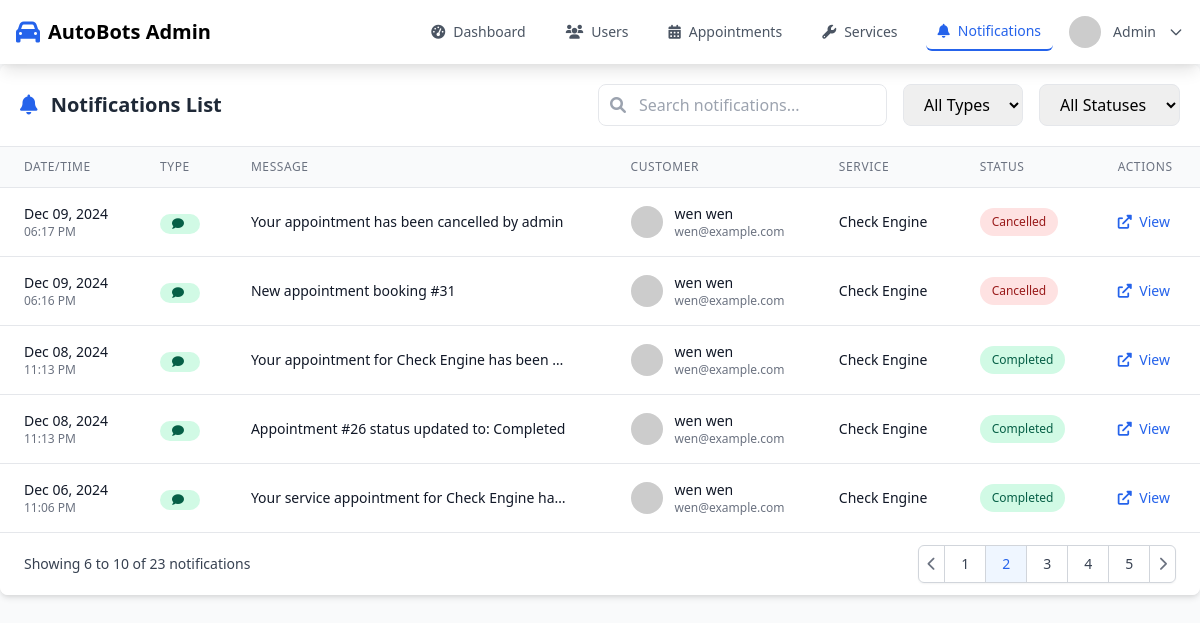
Page /notifications.php?page=2 (signed in) on the committed database.
### tables this page shows
CREATE TABLE `users` (
  `user_id` int(11) NOT NULL,
  `role` enum('admin','technician','customer') NOT NULL,
  `first_name` varchar(50) NOT NULL,
  `last_name` varchar(50) NOT NULL,
  `email` varchar(100) NOT NULL,
  `password` varchar(255) NOT NULL,
  `phone_number` varchar(15) NOT NULL,
  `created_at` timestamp NOT NULL DEFAULT current_timestamp(),
  `updated_at` timestamp NOT NULL DEFAULT current_timestamp() ON UPDATE current_timestamp(),
  `loyalty_points` int(11) DEFAULT 0,
  `notification_preferences` longtext DEFAULT NULL CHECK (json_valid(`notification_preferences`))
);

CREATE TABLE `notifications` (
  `notification_id` int(11) NOT NULL,
  `user_id` int(11) NOT NULL,
  `appointment_id` int(11) DEFAULT NULL,
  `message` text NOT NULL,
  `type` enum('email','sms') NOT NULL,
  `sent_at` datetime DEFAULT current_timestamp()
);

CREATE TABLE `appointments` (
  `appointment_id` int(11) NOT NULL,
  `user_id` int(11) NOT NULL,
  `vehicle_id` int(11) NOT NULL,
  `service_id` int(11) DEFAULT NULL,
  `technician_id` int(11) DEFAULT NULL,
  `appointment_date` datetime NOT NULL,
  `status` enum('pending','confirmed','in-progress','completed','cancelled') DEFAULT 'pending',
  `notes` text DEFAULT NULL,
  `created_at` timestamp NOT NULL DEFAULT current_timestamp(),
  `updated_at` timestamp NOT NULL DEFAULT current_timestamp() ON UPDATE current_timestamp(),
  `package_id` int(11) DEFAULT NULL
);

### notifications.php (the view, shortened to what the rows shown need)
<?php
include 'includes/db.php';
$user_id = $_SESSION['user_id'];
function getStatusColor($status) {
    switch($status) {
        case 'completed':
            return 'bg-green-100 text-green-800';
        case 'cancelled':
            return 'bg-red-100 text-red-800';
    }
}
$records_per_page = 5;
$page = isset($_GET['page']) ? (int)$_GET['page'] : 1;
$offset = ($page - 1) * $records_per_page;
$user_sql = "SELECT * FROM users WHERE user_id = ? AND role = 'admin'";
$stmt = $conn->prepare($user_sql);
$stmt->bind_param("i", $user_id);
$stmt->execute();
$user_data = $stmt->get_result()->fetch_assoc();
$sql = "SELECT n.*,
        a.appointment_date,
        a.status as appointment_status,
        COALESCE(s.name, sp.name) as service_name,
        u.first_name as customer_first_name,
        u.last_name as customer_last_name,
        u.email as customer_email
        FROM notifications n
        LEFT JOIN appointments a ON n.appointment_id = a.appointment_id
        LEFT JOIN users u ON a.user_id = u.user_id
        LEFT JOIN services s ON a.service_id = s.service_id
        LEFT JOIN service_packages sp ON a.package_id = sp.package_id
        WHERE 1=1";
$params = [];
$types = "";
$sql .= " ORDER BY n.sent_at DESC LIMIT ? OFFSET ?";
$params[] = $records_per_page;
$params[] = $offset;
$types .= "ii";
$stmt = $conn->prepare($sql);
if (!empty($params)) {
    $stmt->bind_param($types, ...$params);
}
$stmt->execute();
$notifications = $stmt->get_result();
?>
<!DOCTYPE html>
<html lang="en">
<head>
    <link href="https://cdn.jsdelivr.net/npm/tailwindcss@2.2.19/dist/tailwind.min.css" rel="stylesheet">
    <link rel="stylesheet" href="https://cdnjs.cloudflare.com/ajax/libs/font-awesome/6.0.0/css/all.min.css">
</head>
<body class="bg-gray-50" x-data="{ showLogoutModal: false }">
    <nav class="bg-white shadow-lg sticky top-0 z-50">
        <div class="max-w-7xl mx-auto px-4">
            <div class="flex justify-between h-16">
                <div class="hidden md:flex items-center space-x-4">
                    <div class="relative" x-data="{ profileOpen: false }">
                        <button @click="profileOpen = !profileOpen"
                                class="flex items-center space-x-3 text-gray-600 hover:text-blue-600 focus:outline-none">
                            <img src="https://ui-avatars.com/api/?name=<?php echo urlencode($user_data['first_name'] . ' ' . $user_data['last_name']); ?>&background=2563eb&color=fff"
                                 class="h-8 w-8 rounded-full">
                            <span class="text-sm font-medium"><?php echo htmlspecialchars($user_data['first_name']); ?></span>
                            <svg class="w-4 h-4" :class="{'rotate-180': profileOpen}" fill="none" stroke="currentColor" viewBox="0 0 24 24">
                                <path stroke-linecap="round" stroke-linejoin="round" stroke-width="2" d="M19 9l-7 7-7-7"></path>
                            </svg>
                        </button>
                    </div>
                </div>
            </div>
        </div>
    </nav>
        <div class="bg-white rounded-lg shadow-md overflow-hidden">
            <div class="p-5 border-b border-gray-200 flex justify-between items-center flex-wrap gap-4">
                <h2 class="text-xl font-semibold text-gray-800">
                    <i class="fas fa-bell mr-2 text-blue-600"></i>
                    Notifications List
                </h2>
            </div>
            <div class="overflow-x-auto">
                <table class="min-w-full divide-y divide-gray-200">
                    <thead class="bg-gray-50">
                        <tr>
                            <th scope="col" class="px-6 py-3 text-left text-xs font-medium text-gray-500 uppercase tracking-wider">
                                Date/Time
                            </th>
                            <th scope="col" class="px-6 py-3 text-left text-xs font-medium text-gray-500 uppercase tracking-wider">
                                Type
                            </th>
                            <th scope="col" class="px-6 py-3 text-left text-xs font-medium text-gray-500 uppercase tracking-wider">
                                Message
                            </th>
                            <th scope="col" class="px-6 py-3 text-left text-xs font-medium text-gray-500 uppercase tracking-wider">
                                Customer
                            </th>
                            <th scope="col" class="px-6 py-3 text-left text-xs font-medium text-gray-500 uppercase tracking-wider">
                                Service
                            </th>
                            <th scope="col" class="px-6 py-3 text-left text-xs font-medium text-gray-500 uppercase tracking-wider">
                                Status
                            </th>
                            <th scope="col" class="px-6 py-3 text-left text-xs font-medium text-gray-500 uppercase tracking-wider">
                                Actions
                            </th>
                        </tr>
                    </thead>
                    <tbody class="bg-white divide-y divide-gray-200">
                        <?php if ($notifications->num_rows > 0): ?>
                            <?php while($notification = $notifications->fetch_assoc()): ?>
                                <tr class="hover:bg-gray-50 transition-colors duration-150">
                                    <td class="px-6 py-4 whitespace-nowrap">
                                        <div class="text-sm text-gray-900 font-medium">
                                            <?php echo date('M d, Y', strtotime($notification['sent_at'])); ?>
                                        </div>
                                        <div class="text-xs text-gray-500">
                                            <?php echo date('h:i A', strtotime($notification['sent_at'])); ?>
                                        </div>
                                    </td>
                                    <td class="px-6 py-4 whitespace-nowrap">
                                        <span class="px-3 py-1 inline-flex items-center text-xs leading-4 font-medium rounded-full
                                            <?php echo $notification['type'] === 'email' ? 'bg-blue-100 text-blue-800' : 'bg-green-100 text-green-800'; ?>">
                                            <i class="<?php echo $notification['type'] === 'email' ? 'fas fa-envelope' : 'fas fa-comment'; ?> mr-1"></i>
                                        </span>
                                    </td>
                                    <td class="px-6 py-4">
                                        <div class="text-sm text-gray-900 max-w-xs truncate" title="<?php echo htmlspecialchars($notification['message']); ?>">
                                            <?php echo htmlspecialchars($notification['message']); ?>
                                        </div>
                                    </td>
                                    <td class="px-6 py-4 whitespace-nowrap">
                                        <?php if ($notification['customer_first_name']): ?>
                                            <div class="flex items-center">
                                                <div class="flex-shrink-0 h-8 w-8">
                                                    <img class="h-8 w-8 rounded-full"
                                                         src="https://ui-avatars.com/api/?name=<?php echo urlencode($notification['customer_first_name'] . ' ' . $notification['customer_last_name']); ?>&background=2563eb&color=fff"
                                                         alt="">
                                                </div>
                                                <div class="ml-3">
                                                    <div class="text-sm font-medium text-gray-900">
                                                        <?php echo htmlspecialchars($notification['customer_first_name'] . ' ' . $notification['customer_last_name']); ?>
                                                    </div>
                                                    <div class="text-xs text-gray-500">
                                                        <?php echo htmlspecialchars($notification['customer_email']); ?>
                                                    </div>
                                                </div>
                                            </div>
                                        <?php endif; ?>
                                    </td>
                                    <td class="px-6 py-4 whitespace-nowrap">
                                        <div class="text-sm text-gray-900">
                                            <?php echo htmlspecialchars($notification['service_name'] ?? 'N/A'); ?>
                                        </div>
                                    </td>
                                    <td class="px-6 py-4 whitespace-nowrap">
                                        <?php if ($notification['appointment_status']): ?>
                                            <span class="px-3 py-1 inline-flex text-xs leading-5 font-medium rounded-full <?php echo getStatusColor($notification['appointment_status']); ?>">
                                                <?php echo ucfirst($notification['appointment_status']); ?>
                                            </span>
                                        <?php endif; ?>
                                    </td>
                                    <td class="px-6 py-4 whitespace-nowrap text-sm font-medium">
                                        <?php if ($notification['appointment_id']): ?>
                                            <a href="manage_appointments.php?id=<?php echo $notification['appointment_id']; ?>"
                                               class="text-blue-600 hover:text-blue-900 transition-colors duration-150">
                                                <i class="fas fa-external-link-alt mr-1"></i>
                                                View
                                            </a>
                                        <?php endif; ?>
                                    </td>
                                </tr>
                            <?php endwhile; ?>
                        <?php endif; ?>
                    </tbody>
                </table>
            </div>
        </div>
</body>
</html>

### rows in the picture
users: first_name "Admin"
notifications: sent_at "Dec 09, 2024", sent_at "06:17 PM", message "Your appointment has been cancelled by admin", user.last_name "wen wen", user.email "wen@example.com", service_name "Check Engine", appointment.status "Cancelled"
notifications: sent_at "Dec 09, 2024", sent_at "06:16 PM", message "New appointment booking #31", users.first_name+last_name "wen wen", users.email "wen@example.com", service_name "Check Engine", appointment.status "Cancelled"
notifications: sent_at "Dec 08, 2024", sent_at "11:13 PM", message "Your appointment for Check Engine has been…", user.last_name "wen wen", user.email "wen@example.com", service_name "Check Engine", appointment.status "Completed"
notifications: sent_at "Dec 08, 2024", sent_at "11:13 PM", message "Appointment #26 status updated to: Completed", users.first_name+last_name "wen wen", users.email "wen@example.com", service_name "Check Engine", appointment.status "Completed"
notifications: sent_at "Dec 06, 2024", sent_at "11:06 PM", message "Your service appointment for Check Engine ha…", user.last_name "wen wen", user.email "wen@example.com", service_name "Check Engine", appointment.status "Completed"

### other values in the picture
$offset + 1 "6"
min($offset + $records_per_page, $total_notifications) "10"
$total_notifications "23"
